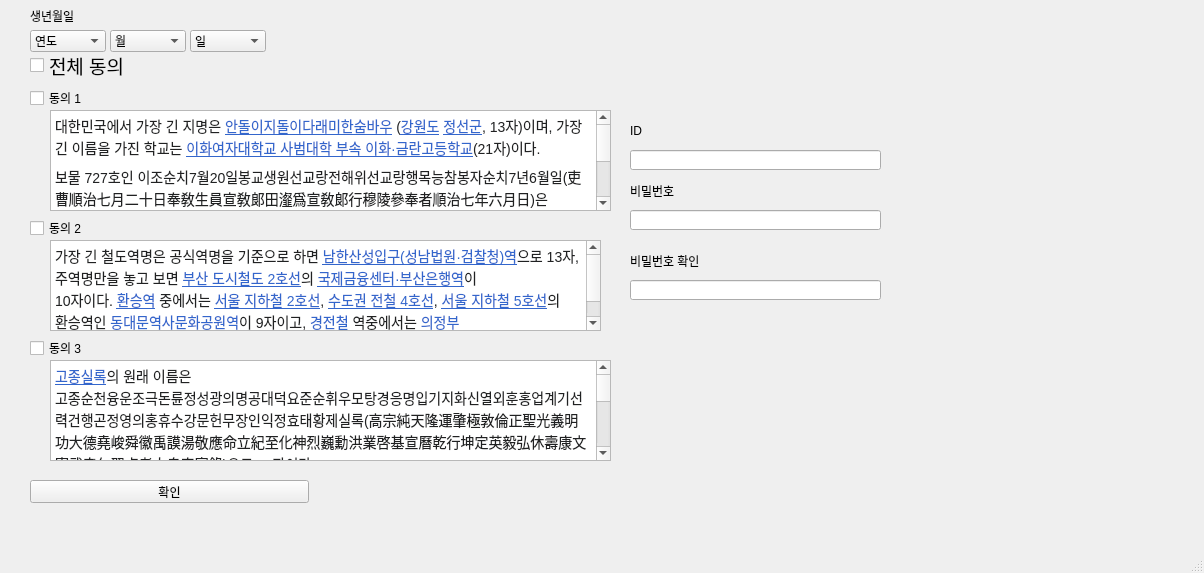
<?xml version="1.0" encoding="UTF-8"?>
<ui version="4.0">
 <class>MainWindow</class>
 <widget class="QMainWindow" name="MainWindow">
  <property name="geometry">
   <rect>
    <x>0</x>
    <y>0</y>
    <width>1204</width>
    <height>573</height>
   </rect>
  </property>
  <property name="windowTitle">
   <string>MainWindow</string>
  </property>
  <widget class="QWidget" name="centralwidget">
   <widget class="QCheckBox" name="all">
    <property name="geometry">
     <rect>
      <x>30</x>
      <y>40</y>
      <width>141</width>
      <height>51</height>
     </rect>
    </property>
    <property name="font">
     <font>
      <family>Arial</family>
      <pointsize>14</pointsize>
     </font>
    </property>
    <property name="text">
     <string>전체 동의</string>
    </property>
   </widget>
   <widget class="QCheckBox" name="one">
    <property name="geometry">
     <rect>
      <x>30</x>
      <y>90</y>
      <width>279</width>
      <height>16</height>
     </rect>
    </property>
    <property name="text">
     <string>동의 1</string>
    </property>
   </widget>
   <widget class="QCheckBox" name="two">
    <property name="geometry">
     <rect>
      <x>30</x>
      <y>220</y>
      <width>279</width>
      <height>16</height>
     </rect>
    </property>
    <property name="text">
     <string>동의 2</string>
    </property>
   </widget>
   <widget class="QCheckBox" name="three">
    <property name="geometry">
     <rect>
      <x>30</x>
      <y>340</y>
      <width>279</width>
      <height>16</height>
     </rect>
    </property>
    <property name="text">
     <string>동의 3</string>
    </property>
   </widget>
   <widget class="QPushButton" name="b">
    <property name="geometry">
     <rect>
      <x>30</x>
      <y>480</y>
      <width>279</width>
      <height>23</height>
     </rect>
    </property>
    <property name="text">
     <string>확인</string>
    </property>
   </widget>
   <widget class="QTextBrowser" name="textBrowser">
    <property name="geometry">
     <rect>
      <x>50</x>
      <y>110</y>
      <width>561</width>
      <height>101</height>
     </rect>
    </property>
    <property name="html">
     <string>&lt;!DOCTYPE HTML PUBLIC &quot;-//W3C//DTD HTML 4.0//EN&quot; &quot;http://www.w3.org/TR/REC-html40/strict.dtd&quot;&gt;
&lt;html&gt;&lt;head&gt;&lt;meta name=&quot;qrichtext&quot; content=&quot;1&quot; /&gt;&lt;style type=&quot;text/css&quot;&gt;
p, li { white-space: pre-wrap; }
&lt;/style&gt;&lt;/head&gt;&lt;body style=&quot; font-family:'Gulim'; font-size:9pt; font-weight:400; font-style:normal;&quot;&gt;
&lt;p style=&quot; margin-top:7px; margin-bottom:7px; margin-left:0px; margin-right:0px; -qt-block-indent:0; text-indent:0px; background-color:#ffffff;&quot;&gt;&lt;span style=&quot; font-family:'sans-serif'; font-size:14px; color:#202122; background-color:#ffffff;&quot;&gt;대한민국에서 가장 긴 지명은&lt;/span&gt;&lt;span style=&quot; font-family:'sans-serif'; font-size:14px; color:#202122;&quot;&gt; &lt;/span&gt;&lt;a href=&quot;https://ko.wikipedia.org/wiki/%EC%95%88%EB%8F%8C%EC%9D%B4%EC%A7%80%EB%8F%8C%EC%9D%B4%EB%8B%A4%EB%9E%98%EB%AF%B8%ED%95%9C%EC%88%A8%EB%B0%94%EC%9A%B0&quot;&gt;&lt;span style=&quot; font-family:'sans-serif'; font-size:14px; text-decoration: underline; color:#3366cc;&quot;&gt;안돌이지돌이다래미한숨바우&lt;/span&gt;&lt;/a&gt;&lt;span style=&quot; font-family:'sans-serif'; font-size:14px; color:#202122;&quot;&gt; (&lt;/span&gt;&lt;a href=&quot;https://ko.wikipedia.org/wiki/%EA%B0%95%EC%9B%90%EB%8F%84&quot;&gt;&lt;span style=&quot; font-family:'sans-serif'; font-size:14px; text-decoration: underline; color:#3366cc;&quot;&gt;강원도&lt;/span&gt;&lt;/a&gt;&lt;span style=&quot; font-family:'sans-serif'; font-size:14px; color:#202122;&quot;&gt; &lt;/span&gt;&lt;a href=&quot;https://ko.wikipedia.org/wiki/%EC%A0%95%EC%84%A0%EA%B5%B0&quot;&gt;&lt;span style=&quot; font-family:'sans-serif'; font-size:14px; text-decoration: underline; color:#3366cc;&quot;&gt;정선군&lt;/span&gt;&lt;/a&gt;&lt;span style=&quot; font-family:'sans-serif'; font-size:14px; color:#202122;&quot;&gt;, 13자)이며, 가장 긴 이름을 가진 학교는 &lt;/span&gt;&lt;a href=&quot;https://ko.wikipedia.org/wiki/%EC%9D%B4%ED%99%94%EC%97%AC%EC%9E%90%EB%8C%80%ED%95%99%EA%B5%90_%EC%82%AC%EB%B2%94%EB%8C%80%ED%95%99_%EB%B6%80%EC%86%8D_%EC%9D%B4%ED%99%94%C2%B7%EA%B8%88%EB%9E%80%EA%B3%A0%EB%93%B1%ED%95%99%EA%B5%90&quot;&gt;&lt;span style=&quot; font-family:'sans-serif'; font-size:14px; text-decoration: underline; color:#3366cc;&quot;&gt;이화여자대학교 사범대학 부속 이화·금란고등학교&lt;/span&gt;&lt;/a&gt;&lt;span style=&quot; font-family:'sans-serif'; font-size:14px; color:#202122;&quot;&gt;(21자)이다.&lt;/span&gt;&lt;/p&gt;
&lt;p style=&quot; margin-top:7px; margin-bottom:7px; margin-left:0px; margin-right:0px; -qt-block-indent:0; text-indent:0px; background-color:#ffffff;&quot;&gt;&lt;span style=&quot; font-family:'sans-serif'; font-size:14px; color:#202122; background-color:#ffffff;&quot;&gt;보물 727호인 이조순치7월20일봉교생원선교랑전해위선교랑행목능참봉자순치7년6월일(吏曹順治七月二十日奉敎生員宣敎郞田瀣爲宣敎郞行穆陵參奉者順治七年六月日)은 35자이다. 고려의&lt;/span&gt;&lt;span style=&quot; font-family:'sans-serif'; font-size:14px; color:#202122;&quot;&gt; &lt;/span&gt;&lt;a href=&quot;https://ko.wikipedia.org/wiki/%EC%82%AC%EA%B2%BD&quot;&gt;&lt;span style=&quot; font-family:'sans-serif'; font-size:14px; text-decoration: underline; color:#3366cc;&quot;&gt;사경&lt;/span&gt;&lt;/a&gt;&lt;span style=&quot; font-family:'sans-serif'; font-size:14px; color:#202122;&quot;&gt;(寫經)의 하나인 &lt;/span&gt;&lt;a href=&quot;https://ko.wikipedia.org/wiki/%EA%B0%90%EC%A7%80%EA%B8%88%EB%8B%88%EB%8C%80%EB%B0%A9%EA%B4%91%EB%B6%88%ED%99%94%EC%97%84%EA%B2%BD%EC%9E%85%EB%B6%88%EC%82%AC%EC%9D%98%ED%95%B4%ED%83%88%EA%B2%BD%EA%B3%84%EB%B3%B4%ED%98%84%ED%96%89%EC%9B%90%ED%92%88%EC%A0%95%EC%9B%90%EB%B3%B8&quot;&gt;&lt;span style=&quot; font-family:'sans-serif'; font-size:14px; text-decoration: underline; color:#3366cc;&quot;&gt;감지금니대방광불화엄경입불사의해탈경계보현행원품정원본&lt;/span&gt;&lt;/a&gt;&lt;span style=&quot; font-family:'sans-serif'; font-size:14px; color:#202122;&quot;&gt;(紺紙金泥大方廣佛華嚴經入不思議解脫境界普賢行願品貞元本)은 27자이고 &lt;/span&gt;&lt;a href=&quot;https://ko.wikipedia.org/wiki/%EC%B2%9C%EC%88%98%EA%B2%BD&quot;&gt;&lt;span style=&quot; font-family:'sans-serif'; font-size:14px; text-decoration: underline; color:#3366cc;&quot;&gt;천수경&lt;/span&gt;&lt;/a&gt;&lt;span style=&quot; font-family:'sans-serif'; font-size:14px; color:#202122;&quot;&gt;의 한 종류인 &lt;/span&gt;&lt;a href=&quot;https://ko.wikipedia.org/w/index.php?title=%EC%B2%9C%EC%88%98%EC%B2%9C%EC%95%88%EA%B4%80%EC%9E%90%EC%9E%AC%EB%B3%B4%EC%82%B4%EA%B4%91%EB%8C%80%EC%9B%90%EB%A7%8C%EB%AC%B4%EC%95%A0%EB%8C%80%EB%B9%84%EC%8B%AC%EB%8C%80%EB%8B%A4%EB%9D%BC%EB%8B%88%EA%B2%BD&amp;amp;action=edit&amp;amp;redlink=1&quot;&gt;&lt;span style=&quot; font-family:'sans-serif'; font-size:14px; text-decoration: underline; color:#dd3333;&quot;&gt;천수천안관자재보살광대원만무애대비심대다라니경&lt;/span&gt;&lt;/a&gt;&lt;span style=&quot; font-family:'sans-serif'; font-size:14px; color:#202122;&quot;&gt;은 23자이다.&lt;/span&gt;&lt;/p&gt;&lt;/body&gt;&lt;/html&gt;</string>
    </property>
   </widget>
   <widget class="QTextBrowser" name="textBrowser_2">
    <property name="geometry">
     <rect>
      <x>50</x>
      <y>240</y>
      <width>551</width>
      <height>91</height>
     </rect>
    </property>
    <property name="html">
     <string>&lt;!DOCTYPE HTML PUBLIC &quot;-//W3C//DTD HTML 4.0//EN&quot; &quot;http://www.w3.org/TR/REC-html40/strict.dtd&quot;&gt;
&lt;html&gt;&lt;head&gt;&lt;meta name=&quot;qrichtext&quot; content=&quot;1&quot; /&gt;&lt;style type=&quot;text/css&quot;&gt;
p, li { white-space: pre-wrap; }
&lt;/style&gt;&lt;/head&gt;&lt;body style=&quot; font-family:'Gulim'; font-size:9pt; font-weight:400; font-style:normal;&quot;&gt;
&lt;p style=&quot; margin-top:0px; margin-bottom:0px; margin-left:0px; margin-right:0px; -qt-block-indent:0; text-indent:0px;&quot;&gt;&lt;span style=&quot; font-family:'sans-serif'; font-size:14px; color:#202122; background-color:#ffffff;&quot;&gt;가장 긴 철도역명은 공식역명을 기준으로 하면 &lt;/span&gt;&lt;a href=&quot;https://ko.wikipedia.org/wiki/%EB%82%A8%ED%95%9C%EC%82%B0%EC%84%B1%EC%9E%85%EA%B5%AC%EC%97%AD&quot;&gt;&lt;span style=&quot; font-family:'sans-serif'; font-size:14px; text-decoration: underline; color:#3366cc; background-color:#ffffff;&quot;&gt;남한산성입구(성남법원·검찰청)역&lt;/span&gt;&lt;/a&gt;&lt;span style=&quot; font-family:'sans-serif'; font-size:14px; color:#202122; background-color:#ffffff;&quot;&gt;으로 13자, 주역명만을 놓고 보면 &lt;/span&gt;&lt;a href=&quot;https://ko.wikipedia.org/wiki/%EB%B6%80%EC%82%B0_%EB%8F%84%EC%8B%9C%EC%B2%A0%EB%8F%84_2%ED%98%B8%EC%84%A0&quot;&gt;&lt;span style=&quot; font-family:'sans-serif'; font-size:14px; text-decoration: underline; color:#3366cc; background-color:#ffffff;&quot;&gt;부산 도시철도 2호선&lt;/span&gt;&lt;/a&gt;&lt;span style=&quot; font-family:'sans-serif'; font-size:14px; color:#202122; background-color:#ffffff;&quot;&gt;의 &lt;/span&gt;&lt;a href=&quot;https://ko.wikipedia.org/wiki/%EA%B5%AD%EC%A0%9C%EA%B8%88%EC%9C%B5%EC%84%BC%ED%84%B0%C2%B7%EB%B6%80%EC%82%B0%EC%9D%80%ED%96%89%EC%97%AD&quot;&gt;&lt;span style=&quot; font-family:'sans-serif'; font-size:14px; text-decoration: underline; color:#3366cc; background-color:#ffffff;&quot;&gt;국제금융센터·부산은행역&lt;/span&gt;&lt;/a&gt;&lt;span style=&quot; font-family:'sans-serif'; font-size:14px; color:#202122; background-color:#ffffff;&quot;&gt;이 10자이다. &lt;/span&gt;&lt;a href=&quot;https://ko.wikipedia.org/wiki/%ED%99%98%EC%8A%B9%EC%97%AD&quot;&gt;&lt;span style=&quot; font-family:'sans-serif'; font-size:14px; text-decoration: underline; color:#3366cc; background-color:#ffffff;&quot;&gt;환승역&lt;/span&gt;&lt;/a&gt;&lt;span style=&quot; font-family:'sans-serif'; font-size:14px; color:#202122; background-color:#ffffff;&quot;&gt; 중에서는 &lt;/span&gt;&lt;a href=&quot;https://ko.wikipedia.org/wiki/%EC%84%9C%EC%9A%B8_%EC%A7%80%ED%95%98%EC%B2%A0_2%ED%98%B8%EC%84%A0&quot;&gt;&lt;span style=&quot; font-family:'sans-serif'; font-size:14px; text-decoration: underline; color:#3366cc; background-color:#ffffff;&quot;&gt;서울 지하철 2호선&lt;/span&gt;&lt;/a&gt;&lt;span style=&quot; font-family:'sans-serif'; font-size:14px; color:#202122; background-color:#ffffff;&quot;&gt;, &lt;/span&gt;&lt;a href=&quot;https://ko.wikipedia.org/wiki/%EC%88%98%EB%8F%84%EA%B6%8C_%EC%A0%84%EC%B2%A0_4%ED%98%B8%EC%84%A0&quot;&gt;&lt;span style=&quot; font-family:'sans-serif'; font-size:14px; text-decoration: underline; color:#3366cc; background-color:#ffffff;&quot;&gt;수도권 전철 4호선&lt;/span&gt;&lt;/a&gt;&lt;span style=&quot; font-family:'sans-serif'; font-size:14px; color:#202122; background-color:#ffffff;&quot;&gt;, &lt;/span&gt;&lt;a href=&quot;https://ko.wikipedia.org/wiki/%EC%84%9C%EC%9A%B8_%EC%A7%80%ED%95%98%EC%B2%A0_5%ED%98%B8%EC%84%A0&quot;&gt;&lt;span style=&quot; font-family:'sans-serif'; font-size:14px; text-decoration: underline; color:#3366cc; background-color:#ffffff;&quot;&gt;서울 지하철 5호선&lt;/span&gt;&lt;/a&gt;&lt;span style=&quot; font-family:'sans-serif'; font-size:14px; color:#202122; background-color:#ffffff;&quot;&gt;의 환승역인 &lt;/span&gt;&lt;a href=&quot;https://ko.wikipedia.org/wiki/%EB%8F%99%EB%8C%80%EB%AC%B8%EC%97%AD%EC%82%AC%EB%AC%B8%ED%99%94%EA%B3%B5%EC%9B%90%EC%97%AD&quot;&gt;&lt;span style=&quot; font-family:'sans-serif'; font-size:14px; text-decoration: underline; color:#3366cc; background-color:#ffffff;&quot;&gt;동대문역사문화공원역&lt;/span&gt;&lt;/a&gt;&lt;span style=&quot; font-family:'sans-serif'; font-size:14px; color:#202122; background-color:#ffffff;&quot;&gt;이 9자이고, &lt;/span&gt;&lt;a href=&quot;https://ko.wikipedia.org/wiki/%EA%B2%BD%EC%A0%84%EC%B2%A0&quot;&gt;&lt;span style=&quot; font-family:'sans-serif'; font-size:14px; text-decoration: underline; color:#3366cc; background-color:#ffffff;&quot;&gt;경전철&lt;/span&gt;&lt;/a&gt;&lt;span style=&quot; font-family:'sans-serif'; font-size:14px; color:#202122; background-color:#ffffff;&quot;&gt; 역중에서는 &lt;/span&gt;&lt;a href=&quot;https://ko.wikipedia.org/wiki/%EC%9D%98%EC%A0%95%EB%B6%80_%EA%B2%BD%EC%A0%84%EC%B2%A0&quot;&gt;&lt;span style=&quot; font-family:'sans-serif'; font-size:14px; text-decoration: underline; color:#3366cc; background-color:#ffffff;&quot;&gt;의정부 경전철&lt;/span&gt;&lt;/a&gt;&lt;span style=&quot; font-family:'sans-serif'; font-size:14px; color:#202122; background-color:#ffffff;&quot;&gt;의 &lt;/span&gt;&lt;a href=&quot;https://ko.wikipedia.org/wiki/%EA%B2%BD%EA%B8%B0%EB%8F%84%EC%B2%AD%EB%B6%81%EB%B6%80%EC%B2%AD%EC%82%AC%EC%97%AD&quot;&gt;&lt;span style=&quot; font-family:'sans-serif'; font-size:14px; text-decoration: underline; color:#3366cc; background-color:#ffffff;&quot;&gt;경기도청북부청사역&lt;/span&gt;&lt;/a&gt;&lt;span style=&quot; font-family:'sans-serif'; font-size:14px; color:#202122; background-color:#ffffff;&quot;&gt;이 8자이다.&lt;/span&gt;&lt;/p&gt;&lt;/body&gt;&lt;/html&gt;</string>
    </property>
   </widget>
   <widget class="QTextBrowser" name="textBrowser_3">
    <property name="geometry">
     <rect>
      <x>50</x>
      <y>360</y>
      <width>561</width>
      <height>101</height>
     </rect>
    </property>
    <property name="html">
     <string>&lt;!DOCTYPE HTML PUBLIC &quot;-//W3C//DTD HTML 4.0//EN&quot; &quot;http://www.w3.org/TR/REC-html40/strict.dtd&quot;&gt;
&lt;html&gt;&lt;head&gt;&lt;meta name=&quot;qrichtext&quot; content=&quot;1&quot; /&gt;&lt;style type=&quot;text/css&quot;&gt;
p, li { white-space: pre-wrap; }
&lt;/style&gt;&lt;/head&gt;&lt;body style=&quot; font-family:'Gulim'; font-size:9pt; font-weight:400; font-style:normal;&quot;&gt;
&lt;p style=&quot; margin-top:7px; margin-bottom:7px; margin-left:0px; margin-right:0px; -qt-block-indent:0; text-indent:0px; background-color:#ffffff;&quot;&gt;&lt;a href=&quot;https://ko.wikipedia.org/wiki/%EA%B3%A0%EC%A2%85%EC%8B%A4%EB%A1%9D&quot;&gt;&lt;span style=&quot; font-family:'sans-serif'; font-size:14px; text-decoration: underline; color:#3366cc;&quot;&gt;고종실록&lt;/span&gt;&lt;/a&gt;&lt;span style=&quot; font-family:'sans-serif'; font-size:14px; color:#202122;&quot;&gt;의 원래 이름은 고종순천융운조극돈륜정성광의명공대덕요준순휘우모탕경응명입기지화신열외훈홍업계기선력건행곤정영의홍휴수강문헌무장인익정효태황제실록(高宗純天隆運肇極敦倫正聖光義明功大德堯峻舜徽禹謨湯敬應命立紀至化神烈巍勳洪業啓基宣曆乾行坤定英毅弘休壽康文憲武章仁翼貞孝太皇帝實錄)으로 65자이다.&lt;/span&gt;&lt;/p&gt;
&lt;p style=&quot; margin-top:7px; margin-bottom:7px; margin-left:0px; margin-right:0px; -qt-block-indent:0; text-indent:0px; background-color:#ffffff;&quot;&gt;&lt;a href=&quot;https://ko.wikipedia.org/wiki/%EC%A1%B0%EC%84%A0_%EC%88%9C%EC%A1%B0&quot;&gt;&lt;span style=&quot; font-family:'sans-serif'; font-size:14px; text-decoration: underline; color:#3366cc;&quot;&gt;조선 순조&lt;/span&gt;&lt;/a&gt;&lt;span style=&quot; font-family:'sans-serif'; font-size:14px; color:#202122;&quot;&gt;의 원래 시호는 순조선각연덕현도경인순희체성응명흠광석경계천배극융원돈휴의행소윤희화준렬대중지정홍훈철모건시태형창운홍기고명박후강건수정계통수력공유범문안무정영경성효대왕(純祖宣恪淵德顯道景仁純禧體聖凝命欽光錫慶繼天配極隆元敦休懿行昭倫熙化浚烈大中至正洪勳哲謨乾始泰亨昌運弘基高明博厚剛健粹精啓統垂曆功裕範文安武靖英敬成孝大王)으로 77자이다.&lt;/span&gt;&lt;/p&gt;
&lt;p style=&quot; margin-top:7px; margin-bottom:7px; margin-left:0px; margin-right:0px; -qt-block-indent:0; text-indent:0px; background-color:#ffffff;&quot;&gt;&lt;span style=&quot; font-family:'sans-serif'; font-size:14px; color:#202122; background-color:#ffffff;&quot;&gt;추존왕인&lt;/span&gt;&lt;span style=&quot; font-family:'sans-serif'; font-size:14px; color:#202122;&quot;&gt; &lt;/span&gt;&lt;a href=&quot;https://ko.wikipedia.org/wiki/%EC%A1%B0%EC%84%A0_%EB%AC%B8%EC%A1%B0&quot;&gt;&lt;span style=&quot; font-family:'sans-serif'; font-size:14px; text-decoration: underline; color:#3366cc;&quot;&gt;조선 문조&lt;/span&gt;&lt;/a&gt;&lt;span style=&quot; font-family:'sans-serif'; font-size:14px; color:#202122;&quot;&gt;의 시호는 이보다도 더 길다. 문조체원찬화석극정명성헌영철예성연경융덕순공독휴홍경홍운성렬선광준상요흠순공우근탕정계천건통신훈숙모건대곤후광업영조장의창륜행건배녕기태수유희범창희입경형도성헌소장굉유신휘수서우복돈문현무인의효명익황제(文祖體元贊化錫極定命聖憲英哲睿誠淵敬隆德純功篤休弘慶洪運盛烈宣光濬祥堯欽舜恭禹勤湯正啓天建通神勳肅謨乾大坤厚廣業永祚莊義彰倫行健配寧基泰垂裕熙範昌禧立經亨道成獻昭章宏猷愼徽綏緖佑福敦文顯武仁懿孝明翼皇帝)로, 총 101자이다.&lt;/span&gt;&lt;/p&gt;&lt;/body&gt;&lt;/html&gt;</string>
    </property>
   </widget>
   <widget class="QComboBox" name="y">
    <property name="geometry">
     <rect>
      <x>30</x>
      <y>30</y>
      <width>76</width>
      <height>22</height>
     </rect>
    </property>
    <item>
     <property name="text">
      <string>연도</string>
     </property>
    </item>
    <item>
     <property name="text">
      <string>2020</string>
     </property>
    </item>
    <item>
     <property name="text">
      <string>2019</string>
     </property>
    </item>
    <item>
     <property name="text">
      <string>2018</string>
     </property>
    </item>
    <item>
     <property name="text">
      <string>2017</string>
     </property>
    </item>
   </widget>
   <widget class="QComboBox" name="m">
    <property name="geometry">
     <rect>
      <x>110</x>
      <y>30</y>
      <width>76</width>
      <height>22</height>
     </rect>
    </property>
    <item>
     <property name="text">
      <string>월</string>
     </property>
    </item>
    <item>
     <property name="text">
      <string>1</string>
     </property>
    </item>
    <item>
     <property name="text">
      <string>2</string>
     </property>
    </item>
    <item>
     <property name="text">
      <string>3</string>
     </property>
    </item>
    <item>
     <property name="text">
      <string>4</string>
     </property>
    </item>
   </widget>
   <widget class="QComboBox" name="d">
    <property name="geometry">
     <rect>
      <x>190</x>
      <y>30</y>
      <width>76</width>
      <height>22</height>
     </rect>
    </property>
    <item>
     <property name="text">
      <string>일</string>
     </property>
    </item>
    <item>
     <property name="text">
      <string>10</string>
     </property>
    </item>
    <item>
     <property name="text">
      <string>20</string>
     </property>
    </item>
    <item>
     <property name="text">
      <string>30</string>
     </property>
    </item>
    <item>
     <property name="text">
      <string>40</string>
     </property>
    </item>
   </widget>
   <widget class="QLabel" name="label">
    <property name="geometry">
     <rect>
      <x>30</x>
      <y>10</y>
      <width>56</width>
      <height>12</height>
     </rect>
    </property>
    <property name="text">
     <string>생년월일</string>
    </property>
   </widget>
   <widget class="QLabel" name="label2">
    <property name="geometry">
     <rect>
      <x>340</x>
      <y>460</y>
      <width>191</width>
      <height>61</height>
     </rect>
    </property>
    <property name="text">
     <string/>
    </property>
   </widget>
   <widget class="QLineEdit" name="lineEdit2">
    <property name="geometry">
     <rect>
      <x>630</x>
      <y>210</y>
      <width>251</width>
      <height>20</height>
     </rect>
    </property>
   </widget>
   <widget class="QLabel" name="label_2">
    <property name="geometry">
     <rect>
      <x>630</x>
      <y>180</y>
      <width>111</width>
      <height>21</height>
     </rect>
    </property>
    <property name="text">
     <string>비밀번호</string>
    </property>
   </widget>
   <widget class="QLineEdit" name="lineEdit1">
    <property name="geometry">
     <rect>
      <x>630</x>
      <y>150</y>
      <width>251</width>
      <height>20</height>
     </rect>
    </property>
   </widget>
   <widget class="QLabel" name="label_3">
    <property name="geometry">
     <rect>
      <x>630</x>
      <y>120</y>
      <width>111</width>
      <height>21</height>
     </rect>
    </property>
    <property name="text">
     <string>ID</string>
    </property>
   </widget>
   <widget class="QLineEdit" name="lineEdit3">
    <property name="geometry">
     <rect>
      <x>630</x>
      <y>280</y>
      <width>251</width>
      <height>20</height>
     </rect>
    </property>
   </widget>
   <widget class="QLabel" name="label_5">
    <property name="geometry">
     <rect>
      <x>630</x>
      <y>250</y>
      <width>111</width>
      <height>21</height>
     </rect>
    </property>
    <property name="text">
     <string>비밀번호 확인</string>
    </property>
   </widget>
  </widget>
  <widget class="QMenuBar" name="menubar">
   <property name="geometry">
    <rect>
     <x>0</x>
     <y>0</y>
     <width>1204</width>
     <height>21</height>
    </rect>
   </property>
  </widget>
  <widget class="QStatusBar" name="statusbar"/>
 </widget>
 <resources/>
 <connections/>
</ui>
